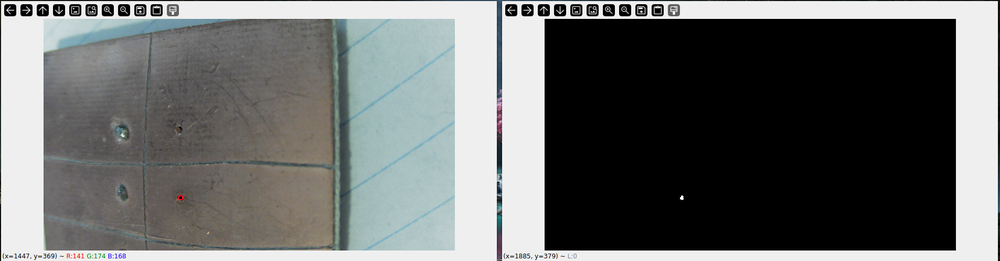
//> input picture images/Hole Detection.png, 1000 x 261 px, shrunk from 1906 x 497 before the run, given in place of the camera
$ ./close-up   (built with g++ and OpenCV 4)
//> lines starting //> are read from the running program, lines starting //| are printed output that depends on the picture; after the words box and inside, x2 and y2 are one past the last pixel; in counts of white or black regions, pixels touching at a corner belong together
#include <iostream>

#include "opencv2/highgui/highgui.hpp"
#include "opencv2/imgcodecs.hpp"
#include "opencv2/imgproc/imgproc.hpp"

using namespace cv;
using namespace std;

const int CAM_CLOSE_UP = 2;
const int CAM_WIDE_ANGLE = 2;

int main(int argc, char **argv) {
  VideoCapture cap(CAM_CLOSE_UP); // capture the video from webcam

  if (!cap.isOpened()) // if not success, exit program
  {
    cout << "Cannot open the web cam" << endl;
    return -1;
  }

  namedWindow("Control"); // create a window called "Control"

  // Mask thresholds
  int hole_low_H = 0;
  int hole_high_H = 179;
  int hole_low_S = 0;
  int hole_high_S = 255;
  int hole_low_V = 16;
  int hole_high_V = 255;

  int wire_low_H = 0;
  int wire_high_H = 179;
  int wire_low_S = 0;
  int wire_high_S = 255;
  int wire_low_V = 96;
  int wire_high_V = 255;

  // Create trackbars for hole mask
  createTrackbar("hole_low_H", "Control", &hole_low_H, 179); // Hue
  createTrackbar("hole_high_H", "Control", &hole_high_H, 179);
  createTrackbar("hole_low_S", "Control", &hole_low_S, 255); // Saturation
  createTrackbar("hole_high_S", "Control", &hole_high_S, 255);
  createTrackbar("hole_low_V", "Control", &hole_low_V, 255); // Value
  createTrackbar("hole_high_V", "Control", &hole_high_V, 255);

  // Create trackbars for wire mask
  createTrackbar("wire_low_H", "Control", &wire_low_H, 179); // Hue
  createTrackbar("wire_high_H", "Control", &wire_high_H, 179);
  createTrackbar("wire_low_S", "Control", &wire_low_S, 255); // Saturation
  createTrackbar("wire_high_S", "Control", &wire_high_S, 255);
  createTrackbar("wire_low_V", "Control", &wire_low_V, 255); // Value
  createTrackbar("wire_high_V", "Control", &wire_high_V, 255);

  int iLastX = -1;
  int iLastY = -1;

  // Capture a temporary image from the camera
  Mat imgTmp;
  cap.read(imgTmp);
//> imgTmp is the input picture: 261 rows x 1000 cols, CV_8UC3; mean B, G, R 105.8, 106.6, 104.4

  // Create a black image with the size as the camera output
  Mat imgLines = Mat::zeros(imgTmp.size(), CV_8UC3);

  while (true) {
    // Read a new frame from camera
    Mat imgOriginal;
    bool bSuccess = cap.read(imgOriginal);

    if (!bSuccess) // if not success, break loop
    {
      cout << "Cannot read a frame from video stream" << endl;
      break;
    }

    // Convert the captured frame from BGR to HSV
    Mat imgHSV;
    cvtColor(imgOriginal, imgHSV, COLOR_BGR2HSV);
//> imgHSV: 261 rows x 1000 cols, CV_8UC3; mean H, S, V 25.2, 11.1, 108.1

    // Threshold the image to mask out the holes
    Mat imgHoleThresholded;
    Mat imgWireThresholded;
    inRange(imgHSV, Scalar(hole_low_H, hole_low_S, hole_low_V),
            Scalar(hole_high_H, hole_high_S, hole_high_V), imgHoleThresholded);
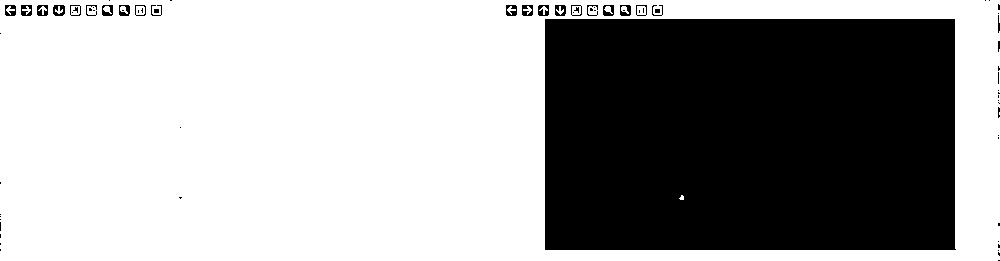
//> imgHoleThresholded: 261 rows x 1000 cols, CV_8UC1; 63.1% white; 74 black regions (50 under 20 px), largest, box (x1, y1, x2, y2) and area: (545, 19, 956, 250) 94693, (53, 5, 65, 16) 92, (21, 5, 32, 16) 86
    inRange(imgHSV, Scalar(wire_low_H, wire_low_S, wire_low_V),
            Scalar(wire_high_H, wire_high_S, wire_high_V), imgWireThresholded);
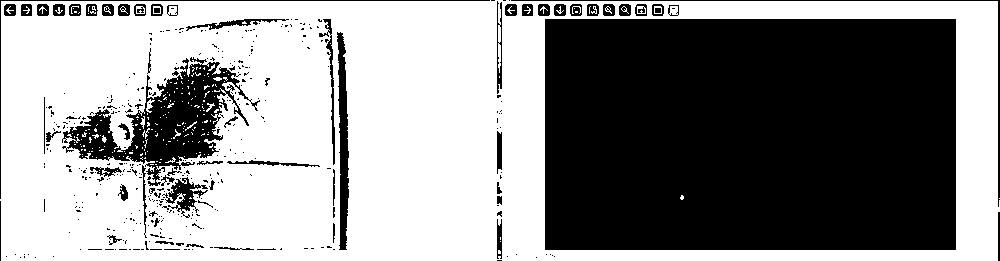
//> imgWireThresholded: 261 rows x 1000 cols, CV_8UC1; 56.3% white; 401 black regions (336 under 20 px), largest, box (x1, y1, x2, y2) and area: (545, 19, 956, 250) 94926, (62, 57, 260, 186) 8583, (337, 32, 349, 250) 1645

    // morphological opening (removes small objects from the foreground)
    erode(imgHoleThresholded, imgHoleThresholded,
          getStructuringElement(MORPH_ELLIPSE, Size(5, 5)));
    dilate(imgHoleThresholded, imgHoleThresholded,
           getStructuringElement(MORPH_ELLIPSE, Size(5, 5)));
    // morphological closing (removes small holes from the foreground)
    dilate(imgHoleThresholded, imgHoleThresholded,
           getStructuringElement(MORPH_ELLIPSE, Size(5, 5)));
    erode(imgHoleThresholded, imgHoleThresholded,
          getStructuringElement(MORPH_ELLIPSE, Size(5, 5)));
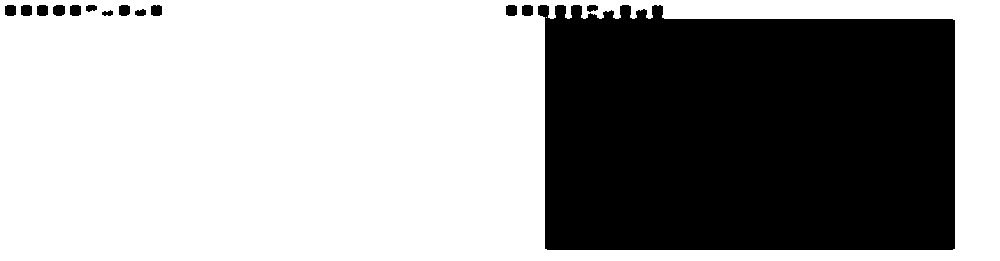
//> imgHoleThresholded: 261 rows x 1000 cols, CV_8UC1; 62.9% white; 14 black regions, largest, box (x1, y1, x2, y2) and area: (538, 5, 955, 250) 95633, (53, 5, 65, 16) 118, (5, 5, 16, 16) 113

    // Invert hole image
    bitwise_not(imgHoleThresholded, imgHoleThresholded);
    bitwise_not(imgWireThresholded, imgWireThresholded);
//> imgWireThresholded: 261 rows x 1000 cols, CV_8UC1; 43.7% white; 401 white regions (336 under 20 px)

    vector<vector<Point>> contours;
    vector<Vec4i> hierarchy;
    findContours(imgWireThresholded, contours, hierarchy, RETR_TREE,
                 CHAIN_APPROX_SIMPLE);
//> contours = 779 contours, 696 with area under 20; largest, box (x1, y1, x2, y2) and area: (545, 19, 956, 250) 94300, (62, 57, 260, 186) 8781, (337, 32, 349, 250) 1420, (162, 177, 208, 218) 541, (319, 19, 335, 165) 272
    drawContours(imgWireThresholded, contours, -1, (0, 255, 0), 3, LINE_8,
                 hierarchy, 0);
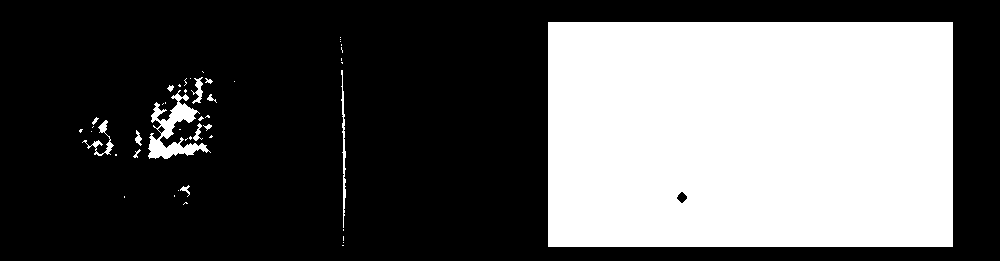
//> imgWireThresholded: 261 rows x 1000 cols, CV_8UC1; 35.9% white; 47 white regions (33 under 20 px), largest, box (x1, y1, x2, y2) and area: (548, 22, 953, 247) 91056, (148, 90, 211, 159) 1525, (341, 70, 346, 228) 315

    // Calculate the moments of the thresholded image
    Moments oMoments = moments(imgHoleThresholded);
//> oMoments = moments, m00 24704655, centre m10/m00, m01/m00 = (740.8, 131.2)

    double dM01 = oMoments.m01;
//> dM01 = 3.24e+09
    double dM10 = oMoments.m10;
//> dM10 = 1.83e+10
    double dArea = oMoments.m00;
//> dArea = 24704655

    // if the area <= 10000, I consider that the there are no object in the
    // image and it's because of the noise, the area is not zero
    if (dArea > 10000) {
      // calculate the position of the ball
      int posX = dM10 / dArea;
//> posX = 740
      int posY = dM01 / dArea;
//> posY = 131

      if (iLastX >= 0 && iLastY >= 0 && posX >= 0 && posY >= 0) {
        // Draw a red line from the previous point to the current point
        circle(imgLines, Point(posX, posY), 10, // Point(iLastX, iLastY),
               Scalar(0, 0, 255), 2);
      }

      iLastX = posX;
//> iLastX = 740
      iLastY = posY;
//> iLastY = 131
    }

    // Show the thresholded image
    // imgHoleThresholded = imgHoleThresholded + imgWireThresholded;
    imshow("Thresholded Image", imgHoleThresholded);

    // Add shapes to original image
    imgOriginal = imgOriginal + imgLines;

    // Show the original image
    imshow("Original", imgOriginal);

    if (waitKey(30) == 27) { // If 'esc' key is pressed, break loop
//> the Esc key is pressed
      cout << "esc key is pressed by user" << endl;
      break;
    }
  }
  return 0;
}

$ run again, on images/PCB detection.png
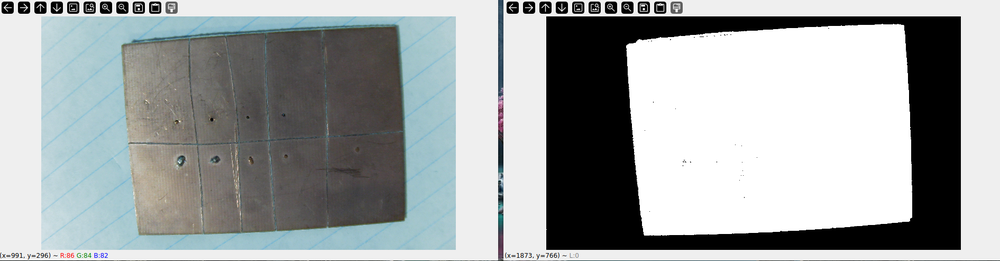
//> input picture images/PCB detection.png, 1000 x 261 px, shrunk from 1891 x 493 before the run, given in place of the camera
//> imgTmp is the input picture: 261 rows x 1000 cols, CV_8UC3; mean B, G, R 165.1, 164.8, 160.1
//> imgHSV: 261 rows x 1000 cols, CV_8UC3; mean H, S, V 26.4, 13.9, 167.1
//> `erode(imgHoleThresholded, imgHoleThresholded, getStructuringElement(MO..`:
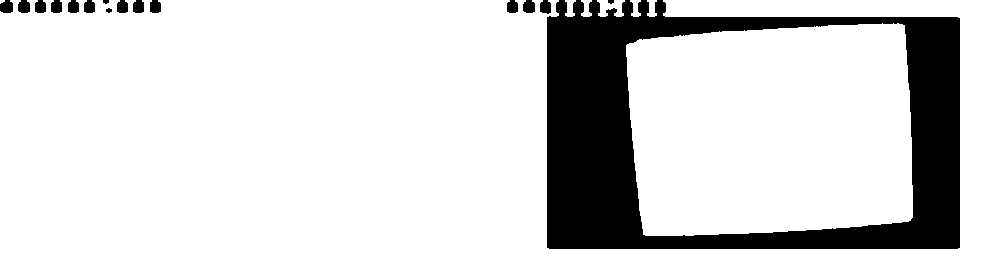
//> imgHoleThresholded: 261 rows x 1000 cols, CV_8UC1; 83.7% white; 16 black regions, largest, box (x1, y1, x2, y2) and area: (547, 0, 960, 249) 40998, (0, 0, 13, 13) 142, (18, 0, 30, 13) 135
//> contours = 405 contours, 351 with area under 20; largest, box (x1, y1, x2, y2) and area: (546, 17, 961, 250) 96047, (625, 23, 913, 237) 55911, (190, 27, 405, 230) 29881, (215, 46, 234, 108) 292, (498, 130, 503, 172) 141
//> `drawContours(imgWireThresholded, contours, -1, (0, 255, 0), 3, LINE_8,..`:
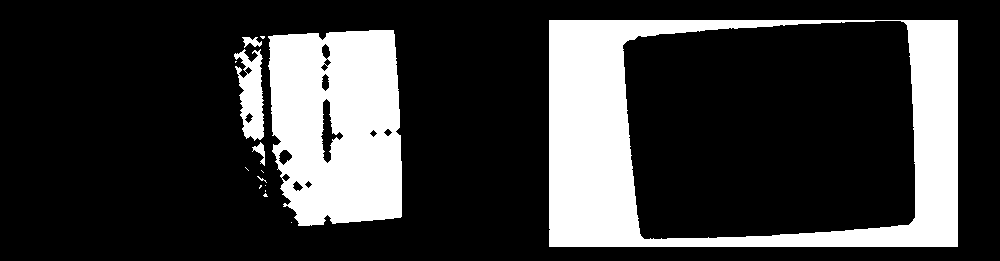
//> imgWireThresholded: 261 rows x 1000 cols, CV_8UC1; 22.6% white; 15 white regions (10 under 20 px), largest, box (x1, y1, x2, y2) and area: (549, 20, 958, 247) 34590, (268, 30, 402, 226) 22335, (234, 49, 264, 141) 1701, (252, 142, 265, 166) 123, (242, 37, 262, 48) 122
//> oMoments = moments, m00 10865550, centre m10/m00, m01/m00 = (704.4, 128.7)
//> dM01 = 1.4e+09
//> dM10 = 7.65e+09
//> dArea = 10865550
//> posX = 704
//> posY = 128
//> iLastX = 704
//> iLastY = 128
